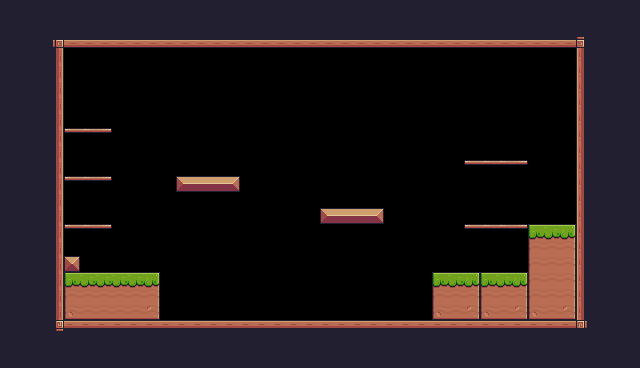

A 2D game scene composited from a Tiled map and its tileset images. What follows is a short description and the map's XML, with every tile layer's data as written:
An orthogonal 40x23 tile map with 16x16 px tiles, 1 tile layer (Background) and 33 objects (14x Fruit, 5x Platform, 2x Saw, Player, Checkpoint).

<map version="1.10" tiledversion="1.11.2" orientation="orthogonal" renderorder="right-down" width="40" height="23" tilewidth="16" tileheight="16" infinite="0" nextlayerid="4" nextobjectid="60">
 <tileset firstgid="1" source="Pixel Adventure.tsx" />
 <layer id="1" name="Background" width="40" height="23">
  <properties>
   <property name="BackgroundColor" value="Pink" />
  </properties>
  <data encoding="csv">
24,24,24,24,24,24,24,24,24,24,24,24,24,24,24,24,24,24,24,24,24,24,24,24,24,24,24,24,24,24,24,24,24,24,24,24,24,24,24,24,
24,24,24,24,24,24,24,24,24,24,24,24,24,24,24,24,24,24,24,24,24,24,24,24,24,24,24,24,24,24,24,24,24,24,24,24,24,24,24,24,
24,24,24,92,134,134,134,134,134,134,134,134,134,134,134,134,134,134,134,134,134,134,134,134,134,134,134,134,134,134,134,134,134,134,134,134,93,24,24,24,
24,24,24,113,0,0,0,0,0,0,0,0,0,0,0,0,0,0,0,0,0,0,0,0,0,0,0,0,0,0,0,0,0,0,0,0,111,24,24,24,
24,24,24,113,0,0,0,0,0,0,0,0,0,0,0,0,0,0,0,0,0,0,0,0,0,0,0,0,0,0,0,0,0,0,0,0,111,24,24,24,
24,24,24,113,0,0,0,0,0,0,0,0,0,0,0,0,0,0,0,0,0,0,0,0,0,0,0,0,0,0,0,0,0,0,0,0,111,24,24,24,
24,24,24,113,0,0,0,0,0,0,0,0,0,0,0,0,0,0,0,0,0,0,0,0,0,0,0,0,0,0,0,0,0,0,0,0,111,24,24,24,
24,24,24,113,0,0,0,0,0,0,0,0,0,0,0,0,0,0,0,0,0,0,0,0,0,0,0,0,0,0,0,0,0,0,0,0,111,24,24,24,
24,24,24,113,40,41,42,0,0,0,0,0,0,0,0,0,0,0,0,0,0,0,0,0,0,0,0,0,0,0,0,0,0,0,0,0,111,24,24,24,
24,24,24,113,0,0,0,0,0,0,0,0,0,0,0,0,0,0,0,0,0,0,0,0,0,0,0,0,0,0,0,0,0,0,0,0,111,24,24,24,
24,24,24,113,0,0,0,0,0,0,0,0,0,0,0,0,0,0,0,0,0,0,0,0,0,0,0,0,0,40,41,41,42,0,0,0,111,24,24,24,
24,24,24,113,40,41,42,0,0,0,0,13,14,14,15,0,0,0,0,0,0,0,0,0,0,0,0,0,0,0,0,0,0,0,0,0,111,24,24,24,
24,24,24,113,0,0,0,0,0,0,0,0,0,0,0,0,0,0,0,0,0,0,0,0,0,0,0,0,0,0,0,0,0,0,0,0,111,24,24,24,
24,24,24,113,0,0,0,0,0,0,0,0,0,0,0,0,0,0,0,0,13,14,14,15,0,0,0,0,0,0,0,0,0,0,0,0,111,24,24,24,
24,24,24,113,40,41,42,0,0,0,0,0,0,0,0,0,0,0,0,0,0,0,0,0,0,0,0,0,0,40,41,41,42,7,8,9,111,24,24,24,
24,24,24,113,0,0,0,0,0,0,0,0,0,0,0,0,0,0,0,0,0,0,0,0,0,0,0,0,0,0,0,0,0,29,30,31,111,24,24,24,
24,24,24,113,35,0,0,0,0,0,0,0,0,0,0,0,0,0,0,0,0,0,0,0,0,0,0,0,0,0,0,0,0,29,30,31,111,24,24,24,
24,24,24,113,7,8,8,8,8,9,0,0,0,0,0,0,0,0,0,0,0,0,0,0,0,0,0,7,8,9,7,8,9,29,30,31,111,24,24,24,
24,24,24,113,29,30,30,30,30,31,0,0,0,0,0,0,0,0,0,0,0,0,0,0,0,0,0,29,30,31,29,30,31,29,30,31,111,24,24,24,
24,24,24,113,51,52,52,52,52,53,0,0,0,0,0,0,0,0,0,0,0,0,0,0,0,0,0,51,52,53,51,52,53,51,52,53,111,24,24,24,
24,24,24,114,90,90,90,90,90,90,90,90,90,90,90,90,90,90,90,90,90,90,90,90,90,90,90,90,90,90,90,90,90,90,90,90,115,24,24,24,
24,24,24,24,24,24,24,24,24,24,24,24,24,24,24,24,24,24,24,24,24,24,24,24,24,24,24,24,24,24,24,24,24,24,24,24,24,24,24,24,
24,24,24,24,24,24,24,24,24,24,24,24,24,24,24,24,24,24,24,24,24,24,24,24,24,24,24,24,24,24,24,24,24,24,24,24,24,24,24,24
</data>
 </layer>
 <objectgroup id="3" name="Collisions">
  <object id="6" x="48" y="31.3333" width="544" height="16.6667" />
  <object id="8" x="63.3333" y="320.667" width="528.667" height="15.3333" />
  <object id="9" x="577.333" y="48" width="14" height="270.667" />
  <object id="10" x="176" y="176" width="64" height="16" />
  <object id="11" x="320.667" y="208.667" width="63.3333" height="14.6667" />
  <object id="12" type="Platform" x="464.667" y="160" width="63.3333" height="15.3333" visible="0" />
  <object id="14" type="Platform" x="64.6667" y="128" width="46.6667" height="13.3333" visible="0" />
  <object id="15" type="Platform" x="64.6667" y="176" width="46.6667" height="16" visible="0" />
  <object id="16" type="Platform" x="65.3333" y="224" width="46" height="16" visible="0" />
  <object id="17" x="64" y="272.667" width="96" height="47.3333" />
  <object id="18" x="64" y="256" width="16.6667" height="16" />
  <object id="54" x="47.3333" y="47.6667" width="16.3333" height="288" />
  <object id="55" x="527.818" y="224" width="50" height="96.5455" />
  <object id="56" x="431.818" y="271.818" width="96.3636" height="47.8182" />
  <object id="58" type="Platform" x="464" y="224" width="64.3636" height="16" visible="0" />
 </objectgroup>
 <objectgroup id="2" name="Spawnpoints">
  <object id="3" name="Player" type="Player" x="125" y="240" width="31" height="31" />
  <object id="28" name="Bananas" type="Fruit" x="175.75" y="143.75" width="32.5" height="32.25" />
  <object id="29" name="Bananas" type="Fruit" x="208.25" y="143.625" width="32.5" height="32.25" />
  <object id="30" name="Bananas" type="Fruit" x="191.75" y="112.125" width="32.5" height="32.25" />
  <object id="32" name="Melon" type="Fruit" x="71.0833" y="96.5417" width="32.5" height="32.25" />
  <object id="33" name="Strawberry" type="Fruit" x="71.4167" y="144.208" width="32.5" height="32.25" />
  <object id="34" name="Pineapple" type="Fruit" x="70.4167" y="192.208" width="32.5" height="32.25" />
  <object id="35" name="Pineapple" type="Fruit" x="319.75" y="175.208" width="32.5" height="32.25" />
  <object id="39" name="Pineapple" type="Fruit" x="352.114" y="175.33" width="32.5" height="32.25" />
  <object id="40" name="Pineapple" type="Fruit" x="336.114" y="143.148" width="32.5" height="32.25" />
  <object id="41" name="Cherries" type="Fruit" x="464.75" y="128.375" width="32.5" height="32.25" />
  <object id="42" name="Kiwi" type="Fruit" x="496.25" y="128.375" width="32.5" height="32.25" />
  <object id="43" name="Orange" type="Fruit" x="480.25" y="96.375" width="32.5" height="32.25" />
  <object id="44" name="Kiwi" type="Fruit" x="464.75" y="190.875" width="32.5" height="32.25" />
  <object id="47" name="Kiwi" type="Fruit" x="496.75" y="191.125" width="32.5" height="32.25" />
  <object id="48" type="Saw" x="255.333" y="303.667" width="33" height="32">
   <properties>
    <property name="isVertical" type="bool" value="false" />
    <property name="offsetNeg" type="float" value="6" />
    <property name="offsetPos" type="float" value="9" />
   </properties>
  </object>
  <object id="52" type="Saw" x="255.833" y="112.333" width="33" height="32">
   <properties>
    <property name="isVertical" type="bool" value="true" />
    <property name="offsetNeg" type="float" value="4" />
    <property name="offsetPos" type="float" value="5" />
   </properties>
  </object>
  <object id="59" type="Checkpoint" x="512.125" y="159.875" width="64.875" height="64.25" />
 </objectgroup>
</map>
